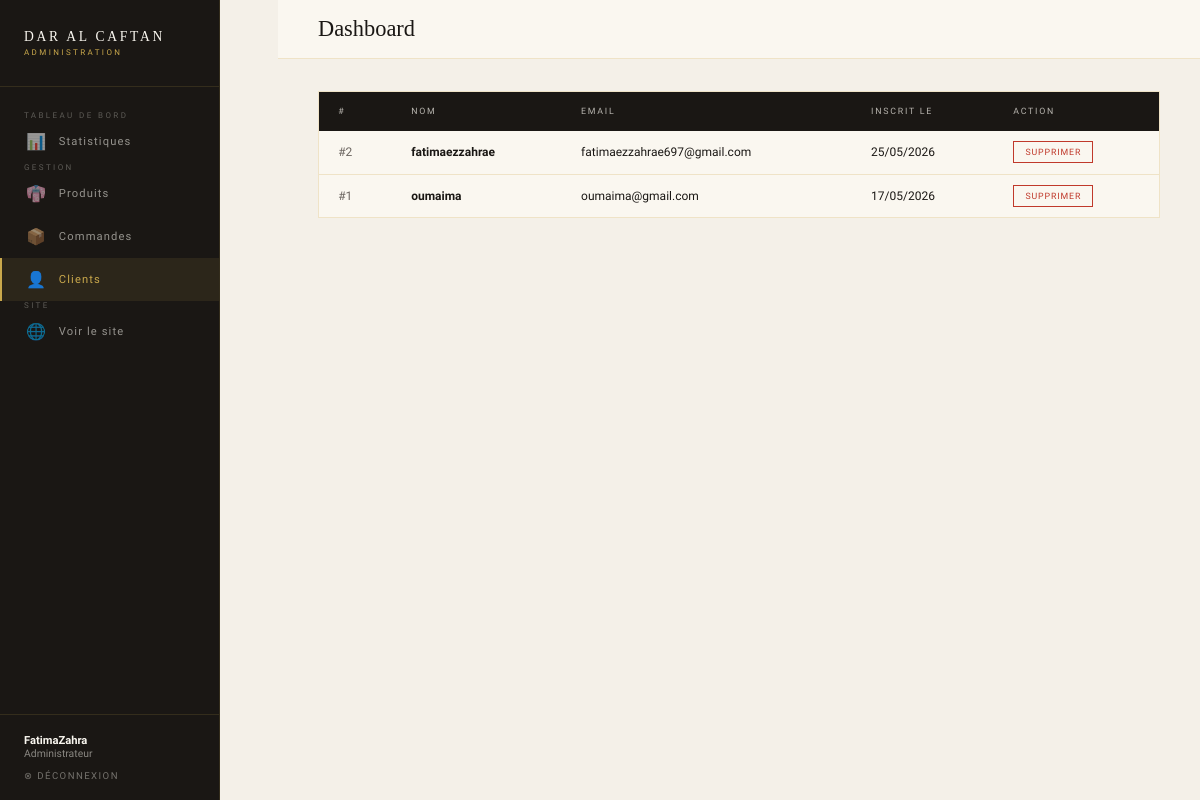
Page /views/admin/dashboard.php?section=clients (signed in) on the earlier database version.
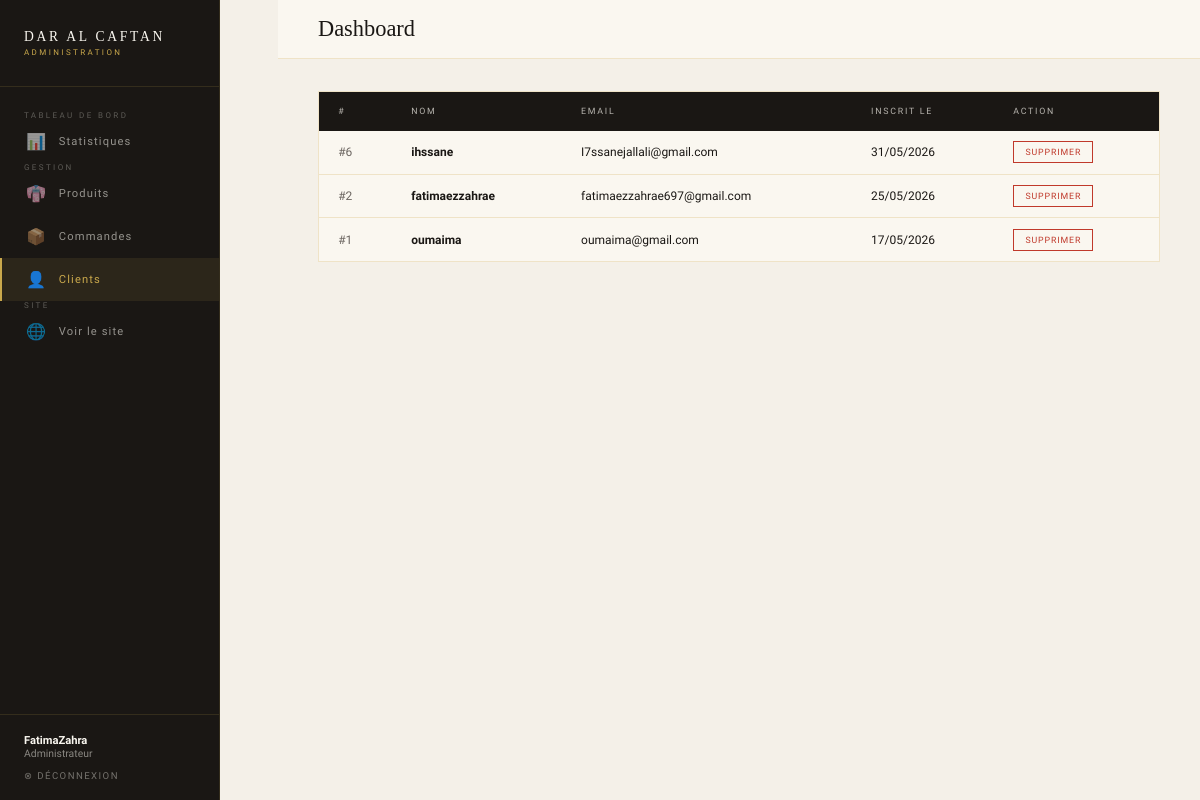
Same page on the later database version.
### tables this page shows
CREATE TABLE `users` (
  `id` int(11) NOT NULL,
  `name` varchar(100) DEFAULT NULL,
  `email` varchar(100) DEFAULT NULL,
  `password` varchar(255) DEFAULT NULL,
  `role` enum('admin','client') DEFAULT 'client',
  `created_at` timestamp NOT NULL DEFAULT current_timestamp()
);

### config/database.php (called while the page is built)
<?php
function getConnection() {
    $host = "localhost";
    $dbname = "estore";
    $username = "root";
    $password = "";
    try {
        $conn = new PDO(
            "mysql:host=$host;dbname=$dbname;charset=utf8",
            $username,
            $password
        );
        $conn->setAttribute(PDO::ATTR_ERRMODE, PDO::ERRMODE_EXCEPTION);
        return $conn;
    } catch(PDOException $e) {
        die("Erreur de connexion : " . $e->getMessage());
    }
}
?>

### models/User.php (called while the page is built, shortened)
<?php
require_once __DIR__ . '/../config/database.php';
class User {
    private $conn;
    public function __construct() {
        $this->conn = getConnection();
    }
    public function getTousLesClients() {
        $stmt = $this->conn->query(
            "SELECT id, name, email, created_at FROM users WHERE role = 'client' ORDER BY created_at DESC"
        );
        return $stmt->fetchAll(PDO::FETCH_ASSOC);
    }
}
?>

### views/admin/dashboard.php (the view, shortened to what the changed rows need)
<?php
require_once '../../config/database.php';
require_once '../../models/Product.php';
require_once '../../models/User.php';
$section = $_GET['section'] ?? 'stats';
$productModel = new Product();
$userModel    = new User();
$orderModel   = new Order();
$clients   = $userModel->getTousLesClients();
$stats = [
    'nb_produits'  => $productModel->compter(),
    'nb_clients'   => $userModel->compterClients(),
    'nb_commandes' => $orderModel->compter(),
    'chiffre'      => $orderModel->getChiffreAffaires(),
    'populaires'        => $productModel->getPopulaires(5),
    'nb_visites'        => (new Visite())->compterTotal(),
    'visites_today'     => (new Visite())->compterAujourdhui(),
    'pages_populaires'  => (new Visite())->getPagesPopulaires(),
    'visites_pays'      => (new Visite())->getParPays(),
];
?>
<!DOCTYPE html>
<html lang="fr">
<head>
</head>
<body>
<main class="main">
  <div class="topbar">
    <h1 class="topbar-title">
      <?php
        $titles = [
          'stats'     => 'Tableau de <em>bord</em>',
          'produits'  => 'Gestion des <em>produits</em>',
          'commandes' => 'Suivi des <em>commandes</em>',
          'clients'   => 'Gestion des <em>clients</em>',
        ];
        echo $titles[$section] ?? 'Dashboard';
      ?>
    </h1>
  </div>
  <div class="content">
    <?php if ($section === 'stats'): ?>
      <div class="stats-grid">
        <div class="stat-card">
          <span class="nav-icon stat-icon">👘</span>
          <span class="stat-label">Total produits</span>
          <div class="stat-value"><?= $stats['nb_produits'] ?></div>
        </div>
        <div class="stat-card">
          <span class="nav-icon stat-icon">👤</span>
          <span class="stat-label">Clients inscrits</span>
          <div class="stat-value"><?= $stats['nb_clients'] ?></div>
        </div>
        <div class="stat-card">
          <span class="nav-icon stat-icon">📦</span>
          <span class="stat-label">Commandes totales</span>
          <div class="stat-value"><?= $stats['nb_commandes'] ?></div>
        </div>
        <div class="stat-card">
          <span class="nav-icon stat-icon">💰</span>
          <span class="stat-label">Chiffre d'affaires</span>
          <div class="stat-value">
            <?= number_format($stats['chiffre'], 0) ?>
            <small>DH</small>
          </div>
        </div>
        <div class="stat-card">
          <span class="nav-icon stat-icon">👁️</span>
          <span class="stat-label">Visites totales</span>
          <div class="stat-value"><?= $stats['nb_visites'] ?></div>
        </div>
        <div class="stat-card">
          <span class="nav-icon stat-icon">📅</span>
          <span class="stat-label">Visites aujourd'hui</span>
          <div class="stat-value"><?= $stats['visites_today'] ?></div>
        </div>
      </div>
      <h2 class="section-title">Produits les plus <em>commandés</em></h2>
      <div class="table-wrap" style="padding:1.5rem;">
        <?php if (empty($stats['populaires'])): ?>
          <p style="font-size:0.75rem;color:var(--warm-gray);text-align:center;padding:1rem;">
            Aucune commande enregistrée pour le moment.
          </p>
        <?php else: ?>
          <?php
            $maxVente = max(array_column($stats['populaires'], 'total_vendu'));
            foreach ($stats['populaires'] as $pop):
              $pct = $maxVente > 0 ? ($pop['total_vendu'] / $maxVente) * 100 : 0;
          ?>
          <div class="pop-item">
            <span style="min-width:180px;"><?= htmlspecialchars($pop['name']) ?></span>
            <div class="pop-bar-wrap">
              <div class="pop-bar" style="width:<?= $pct ?>%"></div>
            </div>
            <span style="min-width:80px;text-align:right;color:var(--gold);font-weight:500;">
              <?= $pop['total_vendu'] ?> vendus
            </span>
          </div>
          <?php endforeach; ?>
        <?php endif; ?>
      </div>
      <h2 class="section-title" style="margin-top:2rem;">Pages les plus <em>visitées</em></h2>
      <div class="table-wrap" style="padding:1.5rem; margin-bottom:2rem;">
        <?php if (empty($stats['pages_populaires'])): ?>
          <p style="font-size:0.75rem;color:var(--warm-gray);text-align:center;">
            Aucune visite enregistrée.
          </p>
        <?php else: ?>
          <?php
            $maxPage = max(array_column($stats['pages_populaires'], 'nb'));
            foreach ($stats['pages_populaires'] as $pg):
              $pct = $maxPage > 0 ? ($pg['nb'] / $maxPage) * 100 : 0;
          ?>
          <div class="pop-item">
            <span style="min-width:160px;"><?= htmlspecialchars($pg['page']) ?></span>
            <div class="pop-bar-wrap">
              <div class="pop-bar" style="width:<?= $pct ?>%"></div>
            </div>
            <span style="min-width:80px;text-align:right;color:var(--gold);font-weight:500;">
              <?= $pg['nb'] ?> visites
            </span>
          </div>
          <?php endforeach; ?>
        <?php endif; ?>
      </div>
      <h2 class="section-title">Visiteurs par <em>pays</em></h2>
      <div class="table-wrap" style="padding:1.5rem;">
        <?php if (empty($stats['visites_pays'])): ?>
          <p style="font-size:0.75rem;color:var(--warm-gray);text-align:center;">
            Aucune donnée géographique.
          </p>
        <?php else: ?>
          <?php
            $maxPays = max(array_column($stats['visites_pays'], 'nb'));
            foreach ($stats['visites_pays'] as $pys):
              $pct = $maxPays > 0 ? ($pys['nb'] / $maxPays) * 100 : 0;
          ?>
          <div class="pop-item">
            <span style="min-width:160px;">🌍 <?= htmlspecialchars($pys['pays']) ?></span>
            <div class="pop-bar-wrap">
              <div class="pop-bar" style="width:<?= $pct ?>%; background:#4A90D9;"></div>
            </div>
            <span style="min-width:80px;text-align:right;color:#4A90D9;font-weight:500;">
              <?= $pys['nb'] ?> visiteurs
            </span>
          </div>
          <?php endforeach; ?>
        <?php endif; ?>
      </div>
    <!-- ════════════════════════════════
         SECTION : PRODUITS
    ════════════════════════════════ -->
    <?php elseif ($section === 'clients'): ?>
      <div class="table-wrap">
        <table>
          <thead>
            <tr>
              <th>#</th>
              <th>Nom</th>
              <th>Email</th>
              <th>Inscrit le</th>
              <th>Action</th>
            </tr>
          </thead>
          <tbody>
            <?php if (empty($clients)): ?>
              <tr><td colspan="5" style="text-align:center;color:var(--warm-gray);padding:2rem;">
                Aucun client inscrit.
              </td></tr>
            <?php else: ?>
              <?php foreach ($clients as $client): ?>
              <tr>
                <td style="color:var(--warm-gray);">#<?= $client['id'] ?></td>
                <td><strong><?= htmlspecialchars($client['name']) ?></strong></td>
                <td><?= htmlspecialchars($client['email']) ?></td>
                <td><?= date('d/m/Y', strtotime($client['created_at'])) ?></td>
                <td>
                  <a href="?action=supprimer_client&id=<?= $client['id'] ?>"
                     class="btn-action btn-delete"
                     onclick="return confirm('Supprimer ce client ?')">
                    Supprimer
                  </a>
                </td>
              </tr>
              <?php endforeach; ?>
            <?php endif; ?>
          </tbody>
        </table>
      </div>
    <?php endif; ?>
  </div>
</main>
</body>
</html>

Differences in the rows shown:
added users: id "6", name "ihssane", email "I7ssanejallali@gmail.com", created_at "31/05/2026"
